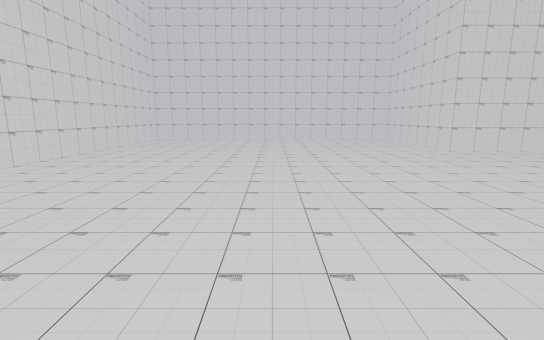
view 1 (above)

17 first-person views from a walk through a 3-D level made in the Unity game engine. The camera is 1.4 m above the floor, tilts 10° down and sees 85° across. The floor is counted in squares, 1 m on a side. Each view is taken from the middle of a square. On the plan, view 1 faces up. The plan holds only what a view shows up to about 14 squares ahead; the rest is blank.

view 2
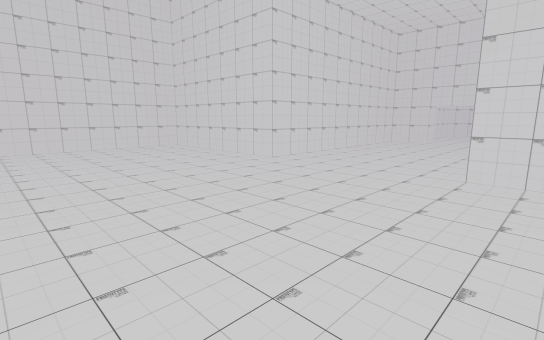

view 3
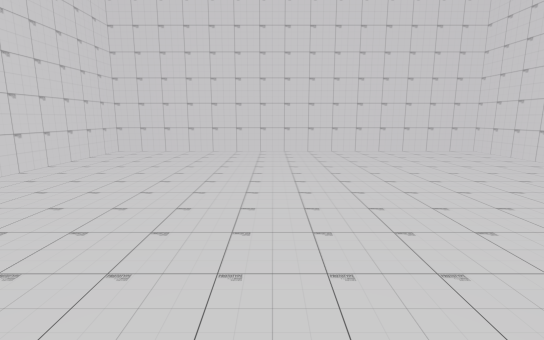

view 4
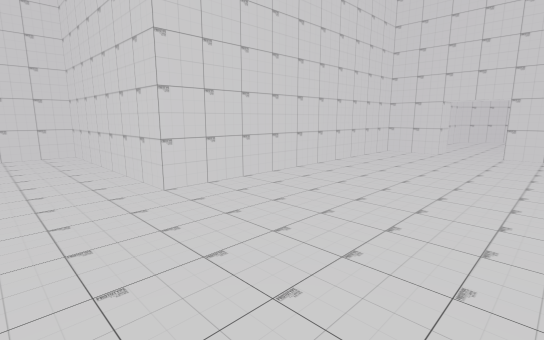

view 5
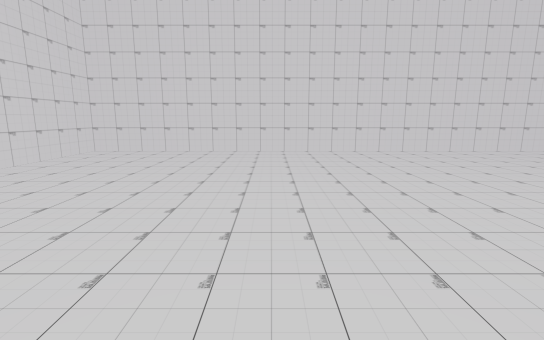

view 6
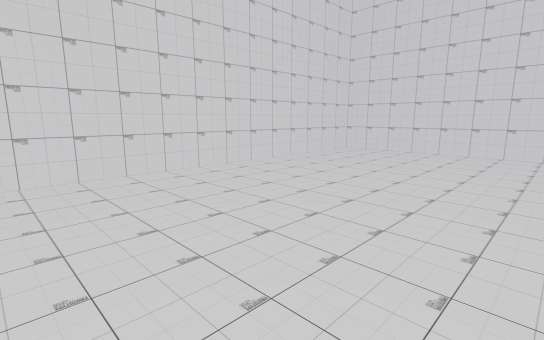

view 7
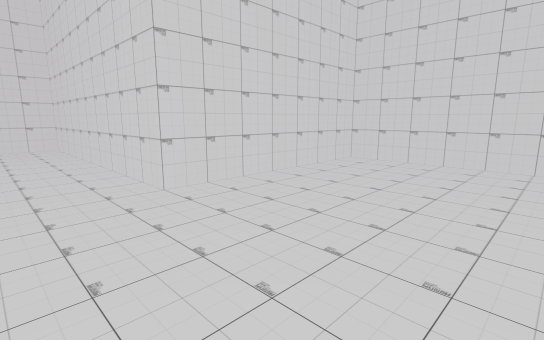

view 8
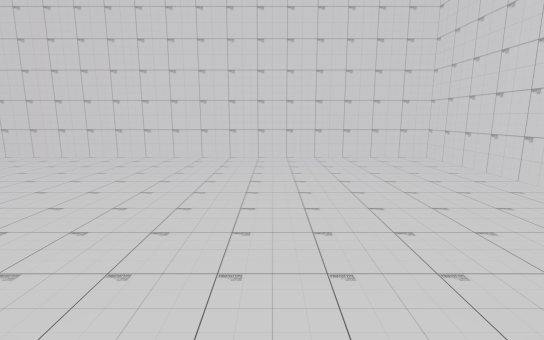

view 9
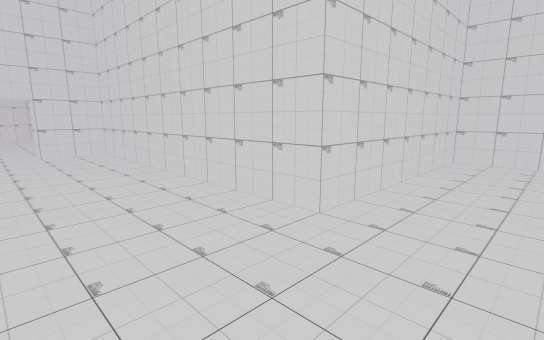

view 10
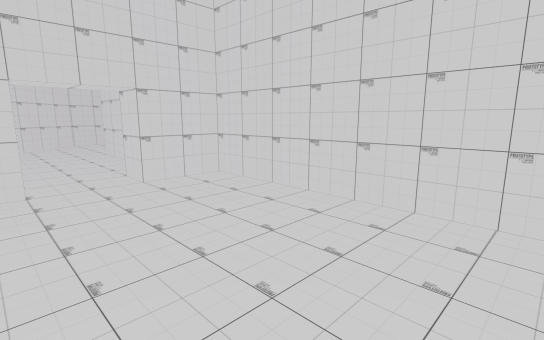

view 11
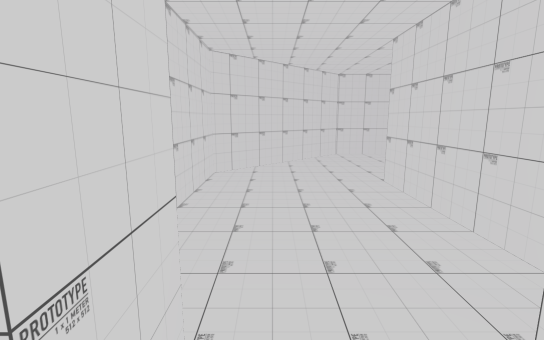

view 12
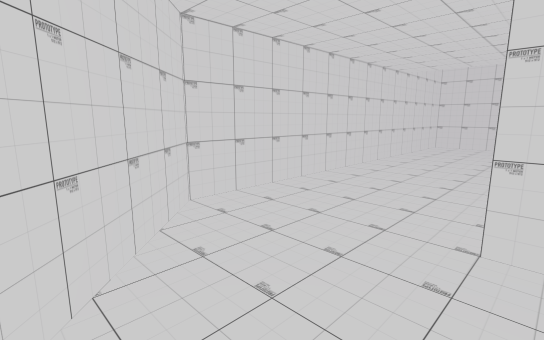

view 13
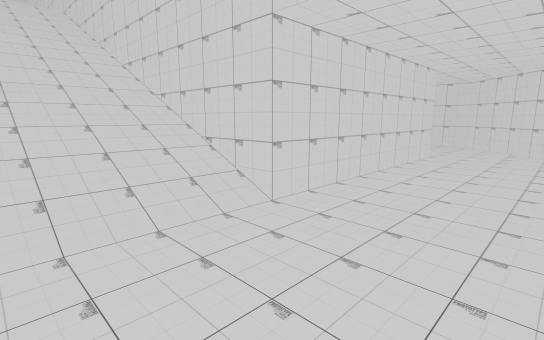

view 14
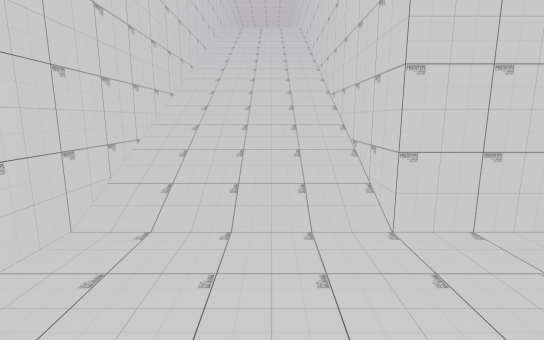

view 15
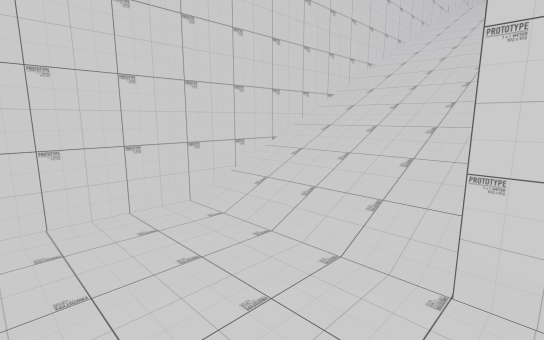

view 16
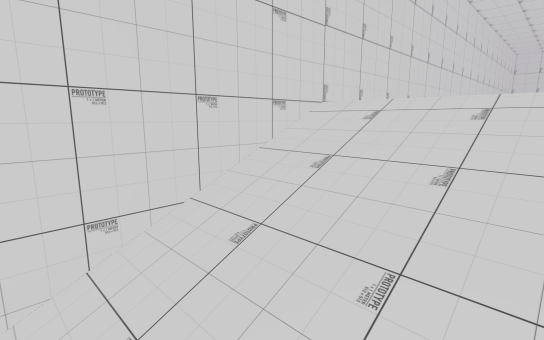

view 17
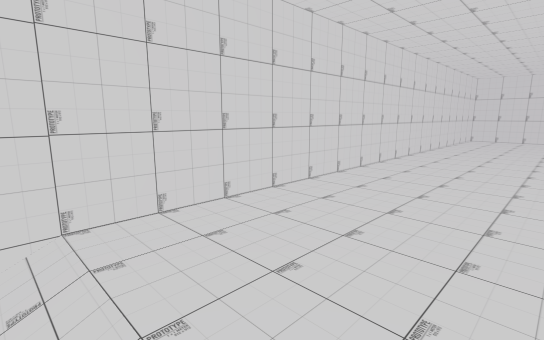

### Floor plan
Key: @ floor where view 1 was taken; # wall or solid block; . main floor; : floor 6 m higher than the main floor; / step, stairs or slope.
Columns run from 8 left of view 1 to 29 right of it. Each row starts with its distance up from view 1.
 20 #################
 19 #...............#
 18 #...............#
 17 #...............#
 16 #...............#
 15 #...............#
 14 #...............#
 13 #...............###########
 12 #.........................#   ####
 11 #.........................#......##
 10 #.................................##
  9 #..................................##
  8 #.........................#.........##
  7 #.........................######.....#
  6 #...............###########    ##....#
  5 #...............#               #....#
  4 #...............#               #....#
  3 #...............#               #....#
  2 #...............#               #....#
  1 #...............#               #....#
  0 #.......@.......#               #....#
 -1 #################################....#
 -2   #      ::::::::::://///////////....#
 -3   #::::::::::::::::://///////////....#
 -4   #::::::::::::::::://///////////....#
 -5   #::::::::::::::::://///////////....#
 -6    ###################################

Positions as (right, up) in squares from view 1, and headings:
1: (0, 0), facing up
2: (0, 5), facing up-right
3: (-1, 7), facing up
4: (5, 7), facing up-right
5: (5, 7), facing left
6: (5, 7), facing down-left
7: (2, 9), facing down-right
8: (2, 9), facing up
9: (5, 10), facing down-right
10: (11, 11), facing down-right
11: (17, 10), facing right
12: (24, 10), facing down-right
13: (28, -5), facing up-left
14: (28, -3), facing left
15: (27, -1), facing down-left
16: (15, -3), facing down-left
17: (12, -2), facing down-left
